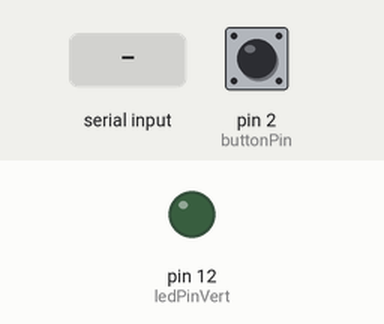
Simulated run of this sketch. Board: Arduino Uno, built with avr-gcc and run on an emulated ATmega328P. On the bench: output pins drawn as LEDs (lit = HIGH). Inputs (shaded band) come from the test bench; at power-on: pin 2 (buttonPin) LOW. What the sketch prints to the serial monitor is not drawn.

Above: at 1.2 s.
1.3 s: byte 1 (1) received over Serial
At 2.1 s:
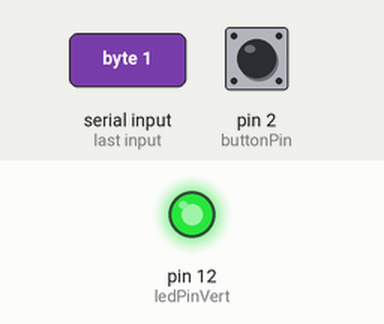
3.8 s: pin 2 (buttonPin) pulled HIGH for 0.15 s
Timing chart, 0 to 6.8 s (numbered marks = the images above; inputs shaded):
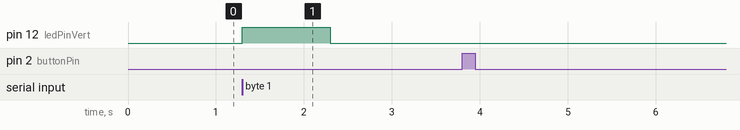

The sketch:

panique.ino
```cpp
// constants won't change. They're used here to set pin numbers:
const int buttonPin = 2;     // the number of the pushbutton pin
const int ledPinRouge =  13;
const int ledPinVert = 12;// the number of the LED pin
char data;
// variables will change:
int buttonState = 0;         // variable for reading the pushbutton status

void setup() {
  // initialize the LED pin as an output:


  pinMode(ledPinVert, OUTPUT);
  // initialize the pushbutton pin as an input:
  pinMode(buttonPin, INPUT);
  Serial.begin(9600);
}

void loop() {

  // read the state of the pushbutton value:
  buttonState = digitalRead(buttonPin);

  // check if the pushbutton is pressed. If it is, the buttonState is HIGH:
  if (buttonState == HIGH) {
    Serial.write('1');
  }
if(Serial.available())
{
 data= Serial.read();
    if( data == 1 )
    {
      digitalWrite(ledPinVert,HIGH);
      delay(1000);
       digitalWrite(ledPinVert,LOW);
    }
  }


}
```

Measured:
- after the input at 1.3 s, pin 12 (ledPinVert): LOW → HIGH at once, → LOW 1.0 s later
- after the input at 3.8 s, every drawn part: stays the same
